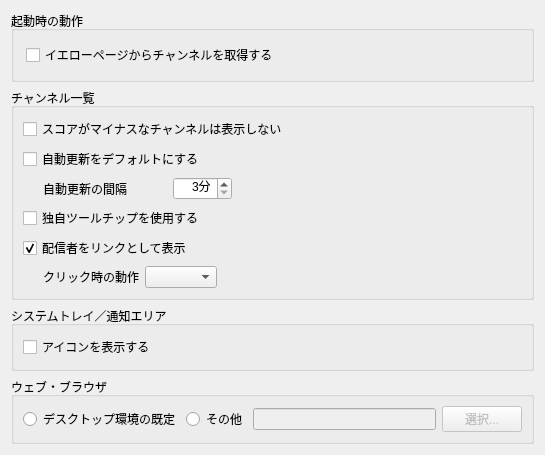
<?xml version="1.0" encoding="UTF-8"?>
<ui version="4.0">
 <class>GeneralWidget</class>
 <widget class="QWidget" name="GeneralWidget">
  <property name="geometry">
   <rect>
    <x>0</x>
    <y>0</y>
    <width>545</width>
    <height>442</height>
   </rect>
  </property>
  <property name="windowTitle">
   <string>Form</string>
  </property>
  <layout class="QVBoxLayout">
   <item>
    <widget class="QGroupBox" name="groupBox_2">
     <property name="enabled">
      <bool>true</bool>
     </property>
     <property name="sizePolicy">
      <sizepolicy hsizetype="Preferred" vsizetype="Preferred">
       <horstretch>0</horstretch>
       <verstretch>0</verstretch>
      </sizepolicy>
     </property>
     <property name="title">
      <string>起動時の動作</string>
     </property>
     <property name="flat">
      <bool>false</bool>
     </property>
     <layout class="QVBoxLayout">
      <property name="margin">
       <number>12</number>
      </property>
      <item>
       <widget class="QCheckBox" name="updateAtStartupCheckBox">
        <property name="text">
         <string>イエローページからチャンネルを取得する</string>
        </property>
       </widget>
      </item>
     </layout>
    </widget>
   </item>
   <item>
    <widget class="QGroupBox" name="groupBox_4">
     <property name="title">
      <string>チャンネル一覧</string>
     </property>
     <property name="flat">
      <bool>false</bool>
     </property>
     <layout class="QVBoxLayout">
      <item>
       <widget class="QCheckBox" name="dontShowMinusScoreChannelCheckBox">
        <property name="text">
         <string>スコアがマイナスなチャンネルは表示しない</string>
        </property>
       </widget>
      </item>
      <item>
       <widget class="QCheckBox" name="autoUpdateCheckBox">
        <property name="text">
         <string>自動更新をデフォルトにする</string>
        </property>
       </widget>
      </item>
      <item>
       <layout class="QHBoxLayout">
        <item>
         <widget class="QLabel" name="label">
          <property name="text">
           <string>自動更新の間隔</string>
          </property>
          <property name="indent">
           <number>20</number>
          </property>
         </widget>
        </item>
        <item>
         <spacer>
          <property name="orientation">
           <enum>Qt::Horizontal</enum>
          </property>
          <property name="sizeType">
           <enum>QSizePolicy::Preferred</enum>
          </property>
          <property name="sizeHint" stdset="0">
           <size>
            <width>40</width>
            <height>20</height>
           </size>
          </property>
         </spacer>
        </item>
        <item>
         <widget class="QSpinBox" name="autoUpdateIntervalSpinBox">
          <property name="sizePolicy">
           <sizepolicy hsizetype="Maximum" vsizetype="Fixed">
            <horstretch>0</horstretch>
            <verstretch>0</verstretch>
           </sizepolicy>
          </property>
          <property name="alignment">
           <set>Qt::AlignRight|Qt::AlignTrailing|Qt::AlignVCenter</set>
          </property>
          <property name="suffix">
           <string>分</string>
          </property>
          <property name="minimum">
           <number>3</number>
          </property>
          <property name="maximum">
           <number>999</number>
          </property>
         </widget>
        </item>
        <item>
         <spacer>
          <property name="orientation">
           <enum>Qt::Horizontal</enum>
          </property>
          <property name="sizeHint" stdset="0">
           <size>
            <width>217</width>
            <height>20</height>
           </size>
          </property>
         </spacer>
        </item>
       </layout>
      </item>
      <item>
       <widget class="QCheckBox" name="customToolTipCheckBox">
        <property name="text">
         <string>独自ツールチップを使用する</string>
        </property>
       </widget>
      </item>
      <item>
       <widget class="QCheckBox" name="linkEnabledCheckBox">
        <property name="text">
         <string>配信者をリンクとして表示</string>
        </property>
        <property name="checked">
         <bool>true</bool>
        </property>
       </widget>
      </item>
      <item>
       <layout class="QHBoxLayout" name="horizontalLayout">
        <item>
         <widget class="QLabel" name="label_2">
          <property name="text">
           <string>クリック時の動作</string>
          </property>
          <property name="indent">
           <number>20</number>
          </property>
         </widget>
        </item>
        <item>
         <widget class="QComboBox" name="linkTypeComboBox">
          <property name="enabled">
           <bool>true</bool>
          </property>
         </widget>
        </item>
        <item>
         <spacer>
          <property name="orientation">
           <enum>Qt::Horizontal</enum>
          </property>
          <property name="sizeHint" stdset="0">
           <size>
            <width>40</width>
            <height>20</height>
           </size>
          </property>
         </spacer>
        </item>
       </layout>
      </item>
     </layout>
    </widget>
   </item>
   <item>
    <widget class="QGroupBox" name="groupBox">
     <property name="title">
      <string>システムトレイ／通知エリア</string>
     </property>
     <property name="flat">
      <bool>false</bool>
     </property>
     <layout class="QVBoxLayout">
      <item>
       <widget class="QCheckBox" name="showSystemTrayIconCheckBox">
        <property name="text">
         <string>アイコンを表示する</string>
        </property>
       </widget>
      </item>
     </layout>
    </widget>
   </item>
   <item>
    <widget class="QGroupBox" name="groupBox_3">
     <property name="title">
      <string>ウェブ・ブラウザ</string>
     </property>
     <property name="flat">
      <bool>false</bool>
     </property>
     <layout class="QHBoxLayout">
      <item>
       <widget class="QRadioButton" name="useCommonWebBrowserRadioButton">
        <property name="text">
         <string>デスクトップ環境の既定</string>
        </property>
       </widget>
      </item>
      <item>
       <widget class="QRadioButton" name="useCustomWebBrowserRadioButton">
        <property name="text">
         <string>その他</string>
        </property>
       </widget>
      </item>
      <item>
       <widget class="QLineEdit" name="webBrowserEdit">
        <property name="enabled">
         <bool>false</bool>
        </property>
       </widget>
      </item>
      <item>
       <widget class="QPushButton" name="selectWebBrowserButton">
        <property name="enabled">
         <bool>false</bool>
        </property>
        <property name="text">
         <string>選択...</string>
        </property>
       </widget>
      </item>
     </layout>
    </widget>
   </item>
   <item>
    <spacer>
     <property name="orientation">
      <enum>Qt::Vertical</enum>
     </property>
     <property name="sizeHint" stdset="0">
      <size>
       <width>20</width>
       <height>37</height>
      </size>
     </property>
    </spacer>
   </item>
  </layout>
 </widget>
 <resources/>
 <connections>
  <connection>
   <sender>useCustomWebBrowserRadioButton</sender>
   <signal>toggled(bool)</signal>
   <receiver>webBrowserEdit</receiver>
   <slot>setEnabled(bool)</slot>
   <hints>
    <hint type="sourcelabel">
     <x>247</x>
     <y>373</y>
    </hint>
    <hint type="destinationlabel">
     <x>424</x>
     <y>374</y>
    </hint>
   </hints>
  </connection>
  <connection>
   <sender>useCustomWebBrowserRadioButton</sender>
   <signal>toggled(bool)</signal>
   <receiver>selectWebBrowserButton</receiver>
   <slot>setEnabled(bool)</slot>
   <hints>
    <hint type="sourcelabel">
     <x>247</x>
     <y>373</y>
    </hint>
    <hint type="destinationlabel">
     <x>515</x>
     <y>375</y>
    </hint>
   </hints>
  </connection>
  <connection>
   <sender>linkEnabledCheckBox</sender>
   <signal>toggled(bool)</signal>
   <receiver>linkTypeComboBox</receiver>
   <slot>setEnabled(bool)</slot>
   <hints>
    <hint type="sourcelabel">
     <x>89</x>
     <y>232</y>
    </hint>
    <hint type="destinationlabel">
     <x>272</x>
     <y>232</y>
    </hint>
   </hints>
  </connection>
 </connections>
</ui>
